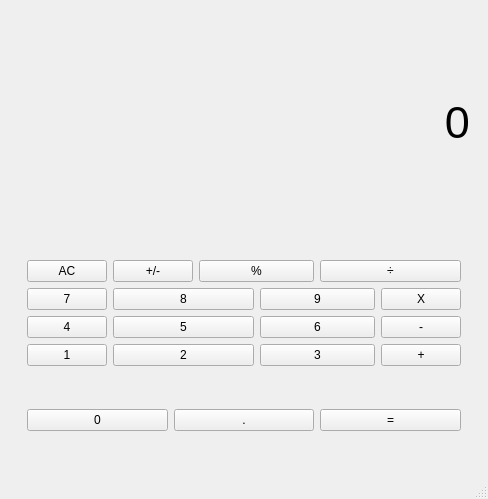
<?xml version="1.0" encoding="UTF-8"?>
<ui version="4.0">
 <class>MainWindow</class>
 <widget class="QMainWindow" name="MainWindow">
  <property name="geometry">
   <rect>
    <x>0</x>
    <y>0</y>
    <width>488</width>
    <height>499</height>
   </rect>
  </property>
  <property name="minimumSize">
   <size>
    <width>488</width>
    <height>499</height>
   </size>
  </property>
  <property name="windowTitle">
   <string>MainWindow</string>
  </property>
  <widget class="QWidget" name="centralwidget">
   <layout class="QVBoxLayout" name="verticalLayout_2">
    <item>
     <widget class="QWidget" name="wd_number" native="true">
      <layout class="QHBoxLayout" name="horizontalLayout">
       <item>
        <widget class="QLabel" name="lan_num">
         <property name="font">
          <font>
           <pointsize>34</pointsize>
          </font>
         </property>
         <property name="text">
          <string>0</string>
         </property>
         <property name="textFormat">
          <enum>Qt::PlainText</enum>
         </property>
         <property name="alignment">
          <set>Qt::AlignRight|Qt::AlignTrailing|Qt::AlignVCenter</set>
         </property>
        </widget>
       </item>
      </layout>
     </widget>
    </item>
    <item>
     <widget class="QWidget" name="wd_btns" native="true">
      <layout class="QVBoxLayout" name="verticalLayout">
       <item>
        <widget class="QWidget" name="wd_btn" native="true">
         <layout class="QGridLayout" name="gridLayout_2">
          <item row="0" column="0">
           <layout class="QGridLayout" name="gridLayout">
            <item row="3" column="3" colspan="2">
             <widget class="QPushButton" name="btn_3">
              <property name="text">
               <string>3</string>
              </property>
             </widget>
            </item>
            <item row="3" column="5">
             <widget class="QPushButton" name="btn_plus">
              <property name="text">
               <string>+</string>
              </property>
             </widget>
            </item>
            <item row="2" column="0">
             <widget class="QPushButton" name="btn_4">
              <property name="text">
               <string>4</string>
              </property>
             </widget>
            </item>
            <item row="1" column="5">
             <widget class="QPushButton" name="btn_multiply">
              <property name="text">
               <string>X</string>
              </property>
             </widget>
            </item>
            <item row="0" column="0">
             <widget class="QPushButton" name="btn_clear">
              <property name="text">
               <string>AC</string>
              </property>
             </widget>
            </item>
            <item row="1" column="1" colspan="2">
             <widget class="QPushButton" name="btn_8">
              <property name="text">
               <string>8</string>
              </property>
             </widget>
            </item>
            <item row="3" column="0">
             <widget class="QPushButton" name="btn_1">
              <property name="text">
               <string>1</string>
              </property>
             </widget>
            </item>
            <item row="1" column="0">
             <widget class="QPushButton" name="btn_7">
              <property name="text">
               <string>7</string>
              </property>
             </widget>
            </item>
            <item row="0" column="4" colspan="2">
             <widget class="QPushButton" name="btn_divide">
              <property name="text">
               <string>÷</string>
              </property>
             </widget>
            </item>
            <item row="2" column="1" colspan="2">
             <widget class="QPushButton" name="btn_5">
              <property name="text">
               <string>5</string>
              </property>
             </widget>
            </item>
            <item row="0" column="2" colspan="2">
             <widget class="QPushButton" name="btn_percent">
              <property name="text">
               <string>%</string>
              </property>
             </widget>
            </item>
            <item row="1" column="3" colspan="2">
             <widget class="QPushButton" name="btn_9">
              <property name="text">
               <string>9</string>
              </property>
             </widget>
            </item>
            <item row="2" column="3" colspan="2">
             <widget class="QPushButton" name="btn_6">
              <property name="text">
               <string>6</string>
              </property>
             </widget>
            </item>
            <item row="0" column="1">
             <widget class="QPushButton" name="btn_opposite">
              <property name="text">
               <string>+/-</string>
              </property>
             </widget>
            </item>
            <item row="2" column="5">
             <widget class="QPushButton" name="btn_minus">
              <property name="text">
               <string>-</string>
              </property>
             </widget>
            </item>
            <item row="3" column="1" colspan="2">
             <widget class="QPushButton" name="btn_2">
              <property name="text">
               <string>2</string>
              </property>
             </widget>
            </item>
           </layout>
          </item>
         </layout>
        </widget>
       </item>
       <item>
        <widget class="QWidget" name="widget" native="true">
         <layout class="QHBoxLayout" name="horizontalLayout_2">
          <item>
           <widget class="QPushButton" name="btn_0">
            <property name="text">
             <string>0</string>
            </property>
           </widget>
          </item>
          <item>
           <widget class="QPushButton" name="btn_dot">
            <property name="text">
             <string>.</string>
            </property>
           </widget>
          </item>
          <item>
           <widget class="QPushButton" name="btn_equal">
            <property name="text">
             <string>=</string>
            </property>
           </widget>
          </item>
         </layout>
        </widget>
       </item>
      </layout>
     </widget>
    </item>
   </layout>
  </widget>
  <widget class="QMenuBar" name="menubar">
   <property name="geometry">
    <rect>
     <x>0</x>
     <y>0</y>
     <width>488</width>
     <height>23</height>
    </rect>
   </property>
  </widget>
  <widget class="QStatusBar" name="statusbar"/>
 </widget>
 <resources/>
 <connections/>
</ui>
